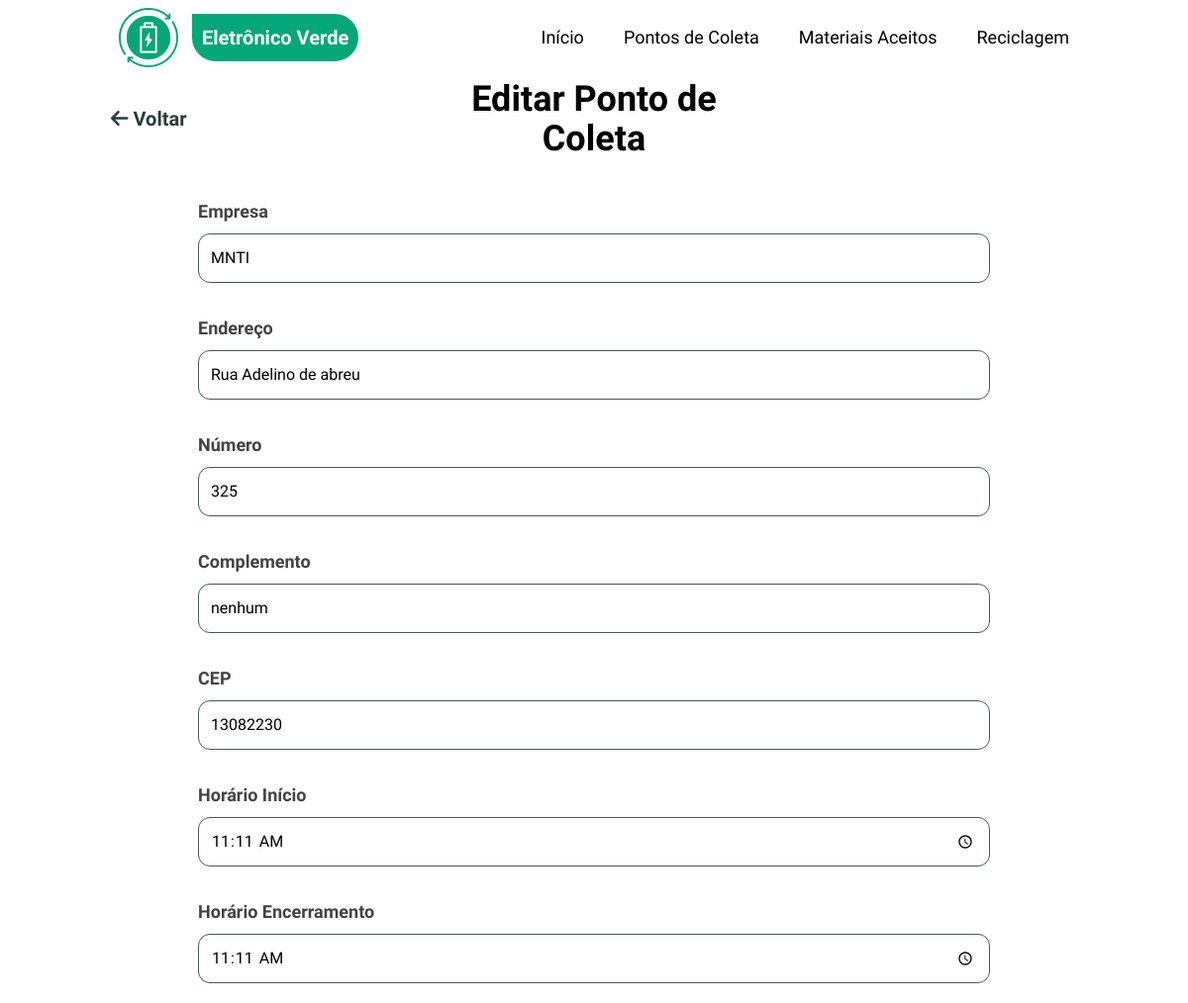
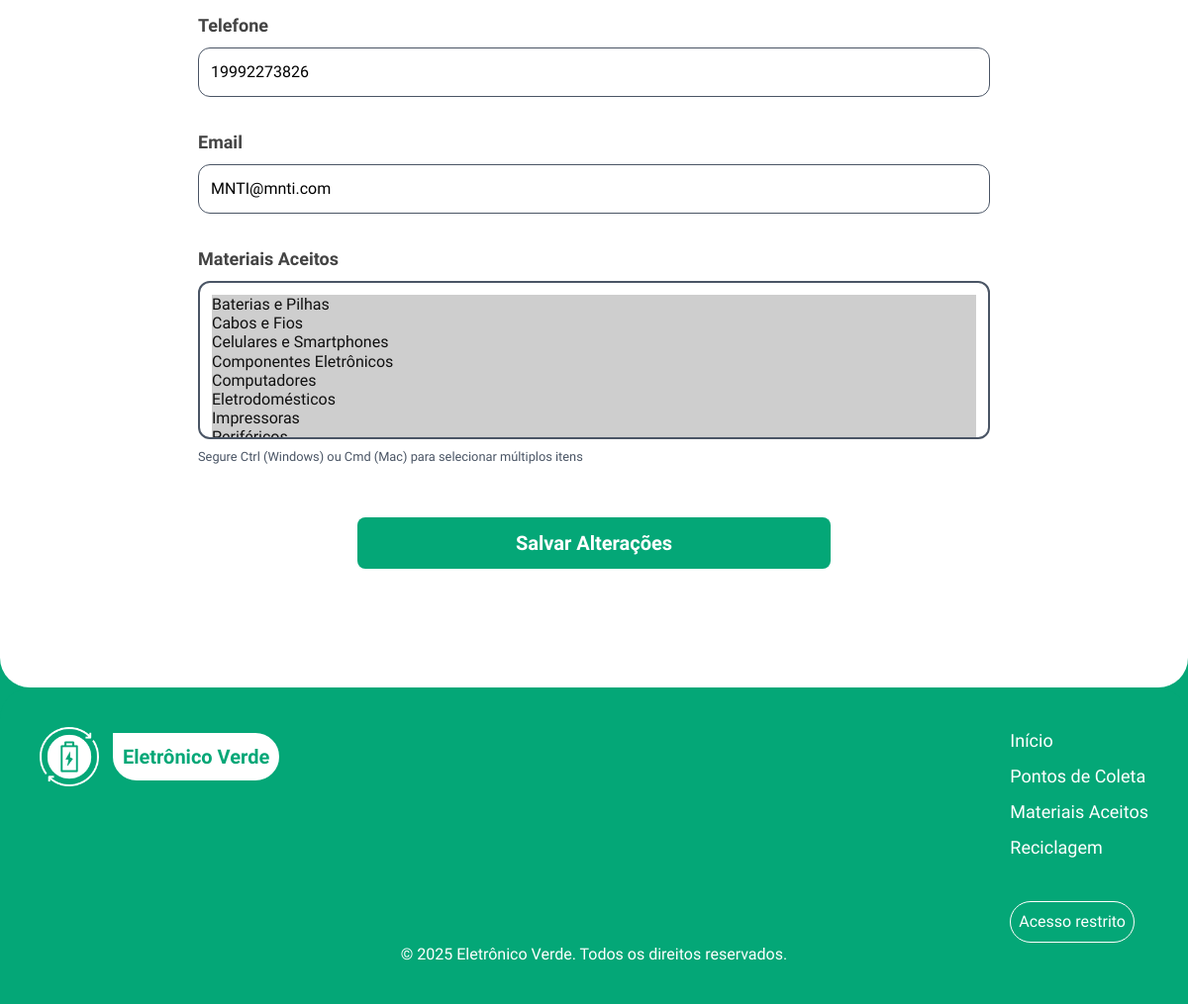
The page /editar-ponto?id=4 (signed in) on the database its author committed (2 pictures, top to bottom).
### tables this page shows
CREATE TABLE pontos_coleta (
    id INTEGER PRIMARY KEY AUTOINCREMENT,
    empresa VARCHAR(200) NOT NULL,
    endereco VARCHAR(255) NOT NULL,
    numero VARCHAR(20) NOT NULL,
    complemento VARCHAR(100),
    cep VARCHAR(10) NOT NULL,
    hora_inicio TIME NOT NULL,
    hora_encerrar TIME NOT NULL,
    telefone VARCHAR(20) NOT NULL,
    email VARCHAR(150) NOT NULL,
    latitude DECIMAL(10, 8),
    longitude DECIMAL(11, 8),
    ativo BOOLEAN DEFAULT 1,
    created_at DATETIME DEFAULT CURRENT_TIMESTAMP,
    updated_at DATETIME DEFAULT CURRENT_TIMESTAMP
);

### src/Presentation/Controllers/PontoColetaController.php (called while the page is built, shortened)
<?php
class PontoColetaController
{
    private EditarPontoColetaUseCase $editarUseCase;
    private SQLiteMaterialRepository $materialRepository;
    public function __construct()
    {
        $pontoColetaRepository = new SQLitePontoColetaRepository();
        $this->materialRepository = new SQLiteMaterialRepository();
        $this->editarUseCase = new EditarPontoColetaUseCase(
            $pontoColetaRepository,
            $this->materialRepository
        );
    }
    public function editar(): void
    {
        $id = (int) $_GET['id'];
        $resultado = $this->editarUseCase->buscarPorId($id);
        $pontoColeta = $resultado['dados'];
        $materiais = $this->materialRepository->listarTodos();
        require_once __DIR__ . '/../Views/pontos-coleta/editar.php';
    }
}

### index.php (called while the page is built, shortened)
<?php
require_once __DIR__ . '/config/autoload.php';
try {
    require_once __DIR__ . '/config/routes.php';
} catch (Exception $e) {
    http_response_code(500);
    echo "Desculpe, ocorreu um erro. Por favor, tente novamente mais tarde.";
    if (ini_get('display_errors')) {
        echo "<br><br><strong>Erro técnico:</strong> " . htmlspecialchars($e->getMessage());
    }
    exit;
}

### config/autoload.php (called while the page is built, shortened)
<?php
spl_autoload_register(function ($class) {
    $class = str_replace('EletronicoVerde\\', '', $class);
    $class = str_replace('\\', DIRECTORY_SEPARATOR, $class);
    $baseDir = dirname(__DIR__) . DIRECTORY_SEPARATOR . 'src' . DIRECTORY_SEPARATOR;
    $file = $baseDir . $class . '.php';
});

### src/Infrastructure/Database/SQLiteConnection.php (called while the page is built, shortened)
<?php
class SQLiteConnection
{
    private static ?PDO $instance = null;
    private function __construct()
    {
        try {
            $dbDir = DATABASE_PATH;
            $dbPath = $dbDir . '/eletronicoverde.db';
            self::$instance = new PDO('sqlite:' . $dbPath);
            self::$instance->setAttribute(PDO::ATTR_ERRMODE, PDO::ERRMODE_EXCEPTION);
            self::$instance->exec('PRAGMA foreign_keys = ON');
        } catch (PDOException $e) {
            Logger::error('Erro na conexão SQLite: ' . $e->getMessage());
            die('Erro na conexão com banco de dados. Verifique os logs.');
        }
    }
    public static function getInstance(): PDO
    {
        return self::$instance;
    }
}

### src/Application/UseCases/PontoColeta/EditarPontoColetaUseCase.php (called while the page is built, shortened)
<?php
class EditarPontoColetaUseCase
{
    private PontoColetaRepositoryInterface $pontoColetaRepository;
    public function __construct(
        PontoColetaRepositoryInterface $pontoColetaRepository,
        MaterialRepositoryInterface $materialRepository
    ) {
        $this->pontoColetaRepository = $pontoColetaRepository;
    }
    public function buscarPorId(int $id): array
    {
        try {
            $pontoColeta = $this->pontoColetaRepository->buscarPorId($id);
            return [
                'sucesso' => true,
                'dados' => $pontoColeta->toArray()
            ];
        } catch (\Exception $e) {
            error_log("Erro ao buscar ponto de coleta: " . $e->getMessage());
            return [
                'sucesso' => false,
                'mensagem' => 'Erro ao buscar ponto de coleta.'
            ];
        }
    }
}

### src/Infrastructure/Repositories/SQLitePontoColetaRepository.php (called while the page is built, shortened)
<?php
class SQLitePontoColetaRepository implements PontoColetaRepositoryInterface
{
    private PDO $db;
    public function __construct()
    {
        $this->db = SQLiteConnection::getInstance();
    }
    public function buscarPorId(int $id): ?PontoColeta
    {
        try {
            $sql = "SELECT * FROM pontos_coleta WHERE id = :id";
            $stmt = $this->db->prepare($sql);
            $stmt->execute([':id' => $id]);
            $dados = $stmt->fetch();
            $pontoColeta = $this->converterParaEntidade($dados);
            $materiais = $this->buscarMateriaisPorPontoColeta($id);
            foreach ($materiais as $material) {
                $pontoColeta->adicionarMaterial($material);
            }
            return $pontoColeta;
        } catch (\PDOException $e) {
            error_log("Erro ao buscar ponto de coleta: " . $e->getMessage());
            return null;
        }
    }
    private function buscarMateriaisPorPontoColeta(int $pontoColetaId): array
    {
        $sql = "SELECT m.* FROM materiais m
                INNER JOIN ponto_coleta_materiais pcm ON m.id = pcm.material_id
                WHERE pcm.ponto_coleta_id = :ponto_coleta_id";
        $stmt = $this->db->prepare($sql);
        $stmt->execute([':ponto_coleta_id' => $pontoColetaId]);
        $resultados = $stmt->fetchAll();
        $materiais = [];
        foreach ($resultados as $dados) {
            $material = new Material(
                $dados['nome'],
                $dados['descricao'],
                $dados['icone'],
                $dados['id']
            );
            $material->setCreatedAt($dados['created_at']);
            $material->setUpdatedAt($dados['updated_at']);
            $materiais[] = $material;
        }
        return $materiais;
    }
    private function converterParaEntidade(array $dados): PontoColeta
    {
        $pontoColeta = new PontoColeta(
            $dados['empresa'],
            $dados['endereco'],
            $dados['numero'],
            $dados['cep'],
            $dados['hora_inicio'],
            $dados['hora_encerrar'],
            $dados['telefone'],
            $dados['email'],
            $dados['complemento'],
            $dados['latitude'],
            $dados['longitude'],
            (bool) $dados['ativo'],
            $dados['id']
        );
        $pontoColeta->setCreatedAt($dados['created_at']);
        $pontoColeta->setUpdatedAt($dados['updated_at']);
        return $pontoColeta;
    }
}

### src/Domain/Entities/PontoColeta.php (called while the page is built, shortened)
<?php
class PontoColeta
{
    public function __construct(
        string $empresa,
        string $endereco,
        string $numero,
        string $cep,
        string $horaInicio,
        string $horaEncerrar,
        string $telefone,
        string $email,
        ?string $complemento = null,
        ?float $latitude = null,
        ?float $longitude = null,
        bool $ativo = true,
        ?int $id = null
    ) {
        $this->empresa = $empresa;
        $this->endereco = $endereco;
        $this->numero = $numero;
        $this->cep = $this->sanitizeCep($cep);
        $this->horaInicio = $horaInicio;
        $this->horaEncerrar = $horaEncerrar;
        $this->telefone = $this->sanitizeTelefone($telefone);
        $this->email = $email;
        $this->complemento = $complemento;
        $this->latitude = $latitude;
        $this->longitude = $longitude;
        $this->ativo = $ativo;
        $this->id = $id;
    }
    public function temMaterial(int $materialId): bool
    {
        return false;
    }
    private function sanitizeCep(string $cep): string
    {
        return preg_replace('/[^0-9]/', '', $cep);
    }
    private function sanitizeTelefone(string $telefone): string
    {
        return preg_replace('/[^0-9]/', '', $telefone);
    }
}

### src/Domain/Entities/Material.php (called while the page is built, shortened)
<?php
class Material
{
    private ?int $id;
    private string $nome;
    private ?string $descricao;
    private ?string $icone;
    private ?string $createdAt;
    private ?string $updatedAt;
    public function __construct(
        string $nome,
        ?string $descricao = null,
        ?string $icone = null,
        ?int $id = null
    ) {
        $this->nome = $nome;
        $this->descricao = $descricao;
        $this->icone = $icone;
        $this->id = $id;
    }
    public function getId(): ?int { return $this->id; }
    public function getNome(): string { return $this->nome; }
    public function setCreatedAt(string $createdAt): void { $this->createdAt = $createdAt; }
    public function setUpdatedAt(string $updatedAt): void { $this->updatedAt = $updatedAt; }
    public function toArray(): array
    {
        return [
            'id' => $this->id,
            'nome' => $this->nome,
            'descricao' => $this->descricao,
            'icone' => $this->icone,
            'created_at' => $this->createdAt,
            'updated_at' => $this->updatedAt
        ];
    }
}

### src/Infrastructure/Repositories/SQLiteMaterialRepository.php (called while the page is built, shortened)
<?php
class SQLiteMaterialRepository implements MaterialRepositoryInterface
{
    private PDO $db;
    public function __construct()
    {
        $this->db = SQLiteConnection::getInstance();
    }
    public function listarTodos(): array
    {
        try {
            $sql = "SELECT * FROM materiais ORDER BY nome ASC";
            $stmt = $this->db->query($sql);
            $resultados = $stmt->fetchAll();
            $materiais = [];
            foreach ($resultados as $dados) {
                $materiais[] = $this->converterParaEntidade($dados);
            }
            return $materiais;
        } catch (\PDOException $e) {
            error_log("Erro ao listar materiais: " . $e->getMessage());
            return [];
        }
    }
    private function converterParaEntidade(array $dados): Material
    {
        $material = new Material(
            $dados['nome'],
            $dados['descricao'],
            $dados['icone'],
            $dados['id']
        );
        $material->setCreatedAt($dados['created_at']);
        $material->setUpdatedAt($dados['updated_at']);
        return $material;
    }
}

### src/Presentation/Views/pontos-coleta/editar.php (the view, shortened to what this page needs)
<?php
require_once __DIR__ . '/../layouts/header.php';
?>
<main class="relative z-2 bg-white rounded-b-[30px]">
    <div class="container mx-auto pt-20 pb-30 p-5">
        <div class="w-full flex items-center justify-between pb-10 flex-wrap">
          <div class="w-1/3">
            <a href="/eletronicoverde/consultar-pontos" class="relative transition-all duration-150 text-third font-bold p-1 text-xl hover:text-primary
                    before:absolute before:h-[1px] before:w-0 hover:before:w-full before:bg-primary before:bottom-0 before:left-0 before:transition-all before:duration-150">
                <i class="fa-solid fa-arrow-left"></i> Voltar
            </a>
          </div>
          <div class="w-1/3 text-center">
            <h1 class="text-4xl font-bold">Editar Ponto de Coleta</h1>
          </div>
        </div>
        <form method="post" action="/eletronicoverde/ponto-coleta/atualizar" id="form1" class="flex flex-col gap-8 items-center">
            <div class="flex flex-col gap-2 lg:w-[50rem] md:w-[30rem] w-full">
                <label for="empresa" class="font-bold text-lg text-cinza-txt">Empresa</label>
                <input type="text" id="empresa" name="txtempresa"
                       value="<?= htmlspecialchars($pontoColeta['empresa']) ?>"
                       required class="border border-gray-600 p-3 rounded-xl">
            </div>
            <div class="flex flex-col gap-2 lg:w-[50rem] md:w-[30rem] w-full">
                <label for="endereco" class="font-bold text-lg text-cinza-txt">Endereço</label>
                <input type="text" id="endereco" name="txtendereco"
                       value="<?= htmlspecialchars($pontoColeta['endereco']) ?>"
                       required class="border border-gray-600 p-3 rounded-xl">
            </div>
            <div class="flex flex-col gap-2 lg:w-[50rem] md:w-[30rem] w-full">
                <label for="numero" class="font-bold text-lg text-cinza-txt">Número</label>
                <input type="text" id="numero" name="txtnumero"
                       value="<?= htmlspecialchars($pontoColeta['numero']) ?>"
                       required class="border border-gray-600 p-3 rounded-xl">
            </div>
            <div class="flex flex-col gap-2 lg:w-[50rem] md:w-[30rem] w-full">
                <label for="complemento" class="font-bold text-lg text-cinza-txt">Complemento</label>
                <input type="text" id="complemento" name="txtcomplemento"
                       value="<?= htmlspecialchars($pontoColeta['complemento'] ?? '') ?>"
                       class="border border-gray-600 p-3 rounded-xl">
            </div>
            <div class="flex flex-col gap-2 lg:w-[50rem] md:w-[30rem] w-full">
                <label for="cep" class="font-bold text-lg text-cinza-txt">CEP</label>
                <input type="text" id="cep" name="txtcep"
                       value="<?= htmlspecialchars($pontoColeta['cep']) ?>"
                       required class="border border-gray-600 p-3 rounded-xl">
            </div>
            <div class="flex flex-col gap-2 lg:w-[50rem] md:w-[30rem] w-full">
                <label for="hora_inicio" class="font-bold text-lg text-cinza-txt">Horário Início</label>
                <input type="time" id="hora_inicio" name="txthora_inicio"
                       value="<?= htmlspecialchars($pontoColeta['hora_inicio']) ?>"
                       required class="border border-gray-600 p-3 rounded-xl">
            </div>
            <div class="flex flex-col gap-2 lg:w-[50rem] md:w-[30rem] w-full">
                <label for="hora_encerrar" class="font-bold text-lg text-cinza-txt">Horário Encerramento</label>
                <input type="time" id="hora_encerrar" name="txthora_encerrar"
                       value="<?= htmlspecialchars($pontoColeta['hora_encerrar']) ?>"
                       required class="border border-gray-600 p-3 rounded-xl">
            </div>
            <div class="flex flex-col gap-2 lg:w-[50rem] md:w-[30rem] w-full">
                <label for="telefone" class="font-bold text-lg text-cinza-txt">Telefone</label>
                <input type="text" id="telefone" name="txttelefone"
                       value="<?= htmlspecialchars($pontoColeta['telefone']) ?>"
                       required class="border border-gray-600 p-3 rounded-xl">
            </div>
            <div class="flex flex-col gap-2 lg:w-[50rem] md:w-[30rem] w-full">
                <label for="email" class="font-bold text-lg text-cinza-txt">Email</label>
                <input type="email" id="email" name="txtemail"
                       value="<?= htmlspecialchars($pontoColeta['email']) ?>"
                       required class="border border-gray-600 p-3 rounded-xl">
            </div>
            <div class="flex flex-col gap-2 lg:w-[50rem] md:w-[30rem] w-full">
                <label for="materiais" class="font-bold text-lg text-cinza-txt">Materiais Aceitos</label>
                <select multiple name="materiais_ids[]" id="materiais"
                        class="border-2 border-gray-600 p-3 rounded-xl w-full h-40">
                    <?php
                    $materiaisSelecionados = array_column($pontoColeta['materiais'] ?? [], 'id');
                    foreach ($materiais as $material):
                    ?>
                        <option value="<?= $material->getId() ?>"
                                <?= in_array($material->getId(), $materiaisSelecionados) ? 'selected' : '' ?>>
                            <?= htmlspecialchars($material->getNome()) ?>
                        </option>
                    <?php endforeach; ?>
                </select>
                <small class="text-gray-600">Segure Ctrl (Windows) ou Cmd (Mac) para selecionar múltiplos itens</small>
            </div>
            <button type="submit" class="bg-primary hover:bg-second text-white py-3 px-40 font-bold text-xl rounded-lg transition-all mt-5">
                Salvar Alterações
            </button>
        </form>
    </div>
</main>
<?php require_once __DIR__ . '/../layouts/footer.php'; ?>

### rows shown on the page
pontos_coleta: txtempresa "MNTI", txtendereco "Rua Adelino de abreu", txtnumero "325", txtcomplemento "nenhum", txtcep "13082230", txthora_inicio "11:11", txthora_encerrar "11:11", txttelefone "19992273826", txtemail "MNTI@mnti.com"

### other values the page prints
form field value "Baterias e Pilhas ☑ / Cabos e Fios ☑ / Celulares e Smartphones ☑ / Componentes Eletrônicos ☑ / Computadores ☑ / Eletrodomésticos ☑ / Impressoras ☑"
